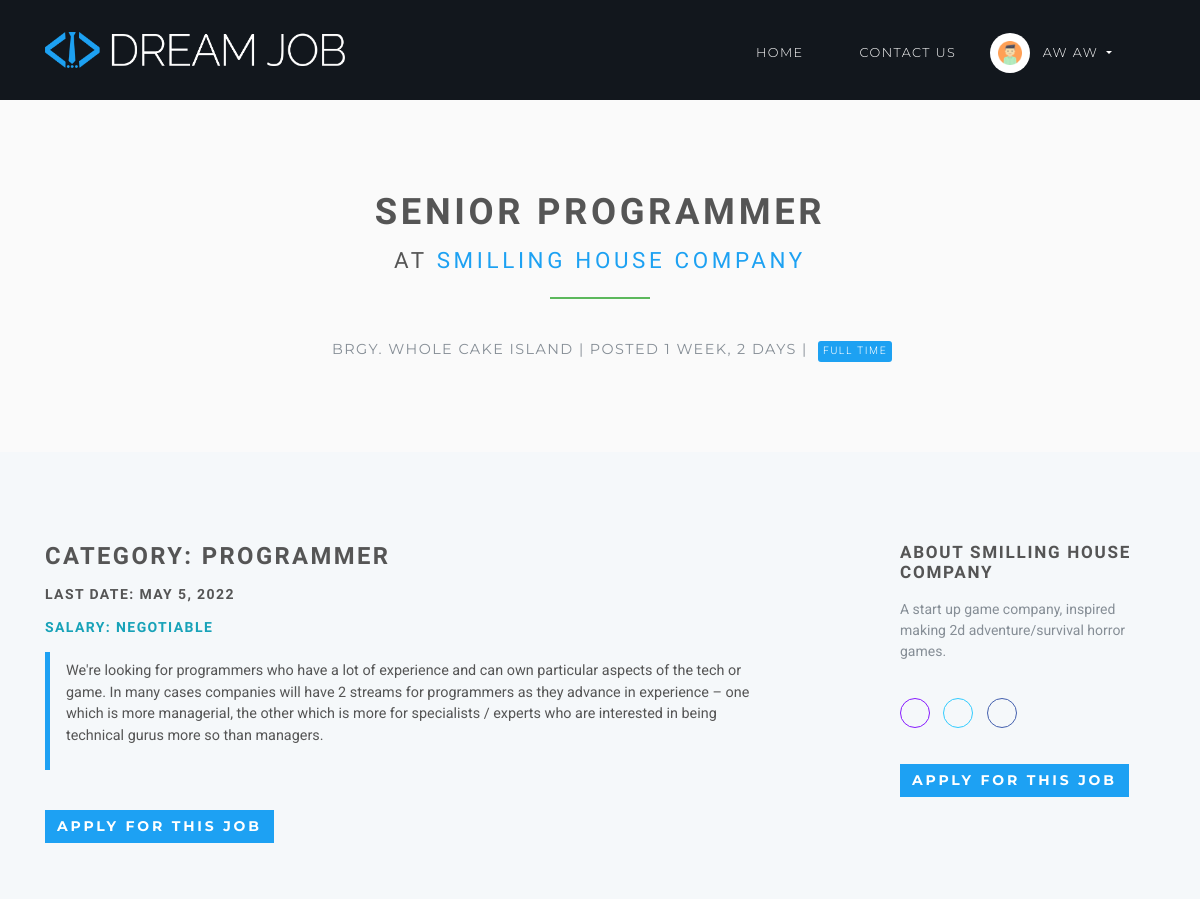
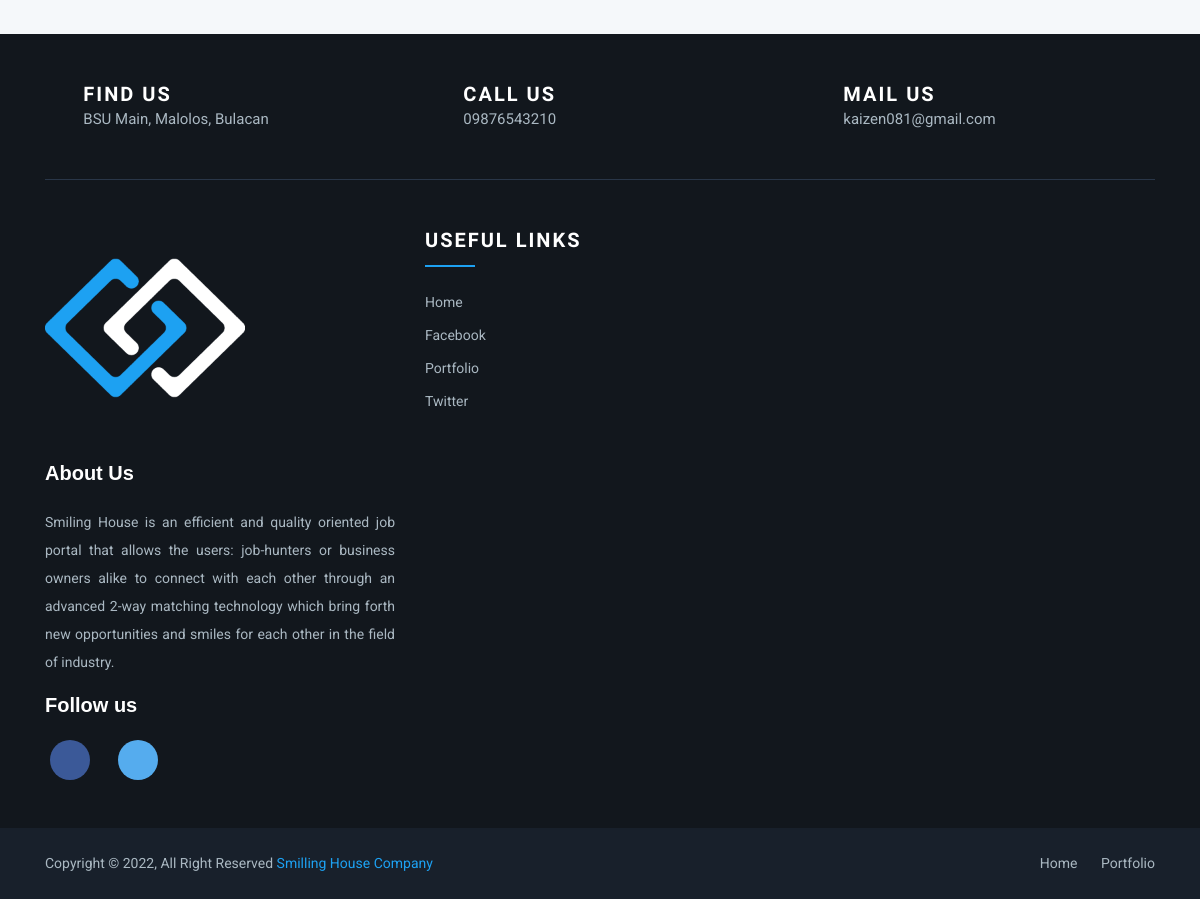
The app's page /jobs/1 (signed in) with its own data (2 pictures, top to bottom).
### accounts/models.py (models this page shows, shortened)
class User(AbstractUser):
    username = None
    role = models.CharField(max_length=12, error_messages={
        'required': "Role must be provided"
    })
    gender = models.CharField(max_length=10, blank=True, null=True, default="")
    email = models.EmailField(unique=True, blank=False,
                              error_messages={
                                  'unique': "A user with that email already exists.",
                              })
    is_active = models.BooleanField(default=True)
    USERNAME_FIELD = "email"
    REQUIRED_FIELDS = []
    objects = UserManager()

### jobsapp/models.py (models this page shows, shortened)
class Job(models.Model):
    user = models.ForeignKey(User, on_delete=models.CASCADE)
    title = models.CharField(max_length=300)
    description = models.TextField()
    location = models.CharField(max_length=150)
    type = models.CharField(choices=JOB_TYPE, max_length=10)
    category = models.CharField(max_length=100)
    last_date = models.DateTimeField()
    company_name = models.CharField(max_length=100)
    company_description = models.CharField(max_length=300)
    website = models.CharField(max_length=100, default="")
    created_at = models.DateTimeField(default=timezone.now)
    filled = models.BooleanField(default=False)

### jobsapp/views/home.py (the view)
# urls.py: path('jobs/<int:id>', JobDetailsView.as_view(), name='jobs-detail'),
class JobDetailsView(DetailView):
    model = Job
    template_name = 'jobs/details.html'
    context_object_name = 'job'
    pk_url_kwarg = 'id'
    def get_object(self, queryset=None):
        obj = super(JobDetailsView, self).get_object(queryset=queryset)
        if obj is None:
            raise Http404("Job doesn't exists")
        return obj
    def get(self, request, *args, **kwargs):
        try:
            self.object = self.get_object()
        except Http404:
            raise Http404("Job doesn't exists")
        context = self.get_context_data(object=self.object)
        return self.render_to_response(context)

### templates/jobs/details.html (shortened to what this page needs)
{% extends 'base.html' %}
{% load static %}
{% load is_already_applied %}
{% block content %}
    <section class="bg-light-gray">
        <div class="container">
            <h1 class="heading">{{ job.title }}<br>
                <small>at <a class="txt-colorr" href='{{ job.website }}'> {{ job.company_name }}</a></small>
            </h1>
            <div class="job-detail-description"><i class="fa fa-map-marker job__location"> </i>
                {{ job.location }} | Posted {{ job.created_at|timesince }} |
                {% if job.type == '1' %}
                    <span class="badge featured-badge badge-success">Full time</span>
                {% elif job.type == '2' %}
                    <span class="badge featured-badge badge-primary">Part time</span>
                {% else %}
                    <span style="color: #ffffff;" class="badge featured-badge badge-warning">Internship</span>
                {% endif %}
            </div>
        </div>
    </section>
    <section>
        <div class="container">
            <div class="row">
                <div class="col-lg-8">
                    <h3>Category: {{ job.category }}</h3>
                    <h5>Last date: {{ job.last_date|date }}</h5>
                    <h5 class="text-info">Salary: Negotiable</h5>
                    <blockquote class="blockquote">
                        <p>{{ job.description }}</p>
                    </blockquote>
                    <div class="job-detail__apply-bottom">
                        {% if request.user.is_authenticated %}
                            {% is_already_applied job request.user as is_applied %}
                            {% if is_applied %}
                                <input type="button" class="btn btn-primary btn-too" value="Already applied"/>
                            {% else %}
                                <form action="{% url 'jobs:apply-job' job.id %}" method="post">
                                    <input type="submit" class="btn btn-primary btn-too"
                                           value="Apply for this job"/>
                                </form>
                            {% endif %}
                        {% endif %}
                    </div>
                </div>
                <div class="col-lg-1"></div>
                <div class="col-lg-3">
                    <h4>About {{ job.company_name }}</h4>
                    <p class="job-detail__company-description">{{ job.company_description }}</p>
                    <p class="job-detail__social social social--outline">
                        <a href="{{ job.website }}" data-toggle="tooltip" data-placement="top" title="Website"
                           class="link">
                            <i class="fa fa-link"></i>
                        </a>
                        <a href="#" data-toggle="tooltip" data-placement="top" title="Twitter" class="twitter">
                            <i class="fa fa-twitter"></i>
                        </a>
                        <a href="#" data-toggle="tooltip" data-placement="top" title="Facebook" class="facebook">
                            <i class="fa fa-facebook"></i>
                        </a>
                    </p>
                    <div class="job-detail__apply-top">
                        {% if is_applied %}
                            <input type="button" class="btn btn-primary btn-too" value="Already applied"/>
                        {% else %}
                            <form action="{% url 'jobs:apply-job' job.id %}" method="post">
                                <input type="submit" class="btn btn-primary btn-too" value="Apply for this job"/>
                            </form>
                        {% endif %}
                    </div>
                </div>
            </div>
        </div>
    </section>
{% endblock %}

### templates/base.html (shortened to what this page needs)
{% load static %}
<!DOCTYPE html>
<html>
<head>
   <link rel="stylesheet"
          href="{% static 'vendor/bootstrap/css/bootstrap.min.css' %}">
    <link rel="stylesheet"
          href="{% static 'vendor/font-awesome/css/font-awesome.min.css' %}">
    <link rel="stylesheet"
          href="{% static 'vendor/owl.carousel/assets/owl.carousel.css' %}">
    <link rel="stylesheet"
          href="{% static 'vendor/owl.carousel/assets/owl.theme.default.css' %}">
    <link rel="stylesheet" href="{% static 'css/style.default.css' %}"
          id="theme-stylesheet">
    <link rel="stylesheet" href="{% static 'css/custom.css' %}">
</head>
<body>
<header class="header">
    <nav class="navbar navbar-expand-lg bg-dark-custom">
        <div class="container">
            <a href="/" class="navbar-brand">
                <img src="{% static 'img/logo3.png' %}" alt="logo" class="d-none d-lg-block">
            </a>
            <div id="navbarSupportedContent" class="collapse navbar-collapse">
                <ul class="navbar-nav">
                    <li class="nav-item">
                        <a href="/" class="nav-link">Home <i class="fa fa-home" aria-hidden="true"></i></a>
                    </li>
                    <li class="nav-item">
                        <a href="#contact" class="nav-link">Contact Us<i class="fa fa-envelope"></i></a>
                    </li>
                    {% if request.user.is_authenticated and request.user.role == 'employer' %}
                        <li class="nav-item dropdown">
                            <a id="clientZone" href="#" data-toggle="dropdown"
                               aria-haspopup="true" aria-expanded="false"
                               class="nav-link dropdown-toggle has-img mb-3 mb-lg-0 mt-3 mt-lg-0">
                                <div class="client-menu-image">
                                    <div class="inner">
                                        <img src='{% static 'img/avatar.png' %}'
                                             alt="company image"
                                             class="img-fluid">
                                    </div>
                                </div>
                                {% if request.user.role == 'employee' %}
                                    {{ request.user.first_name }} {{ request.user.last_name }}
                                {% else %}
                                    {{ request.user.first_name }}
                                {% endif %}
                            </a>
                            <div aria-labelledby="clientZone" class="dropdown-menu">
                                <a href="{% url 'jobs:employer-dashboard' %}" class="dropdown-item">Dashboard</a>
                                <a href="{% url 'jobs:employer-all-applicants' %}" class="dropdown-item">Applicants </a>
                                <a href="{% url 'jobs:employer-jobs-create' %}" class="dropdown-item">Post new
                                    job </a>
                                <a href="{% url 'accounts:logout' %}" class="dropdown-item">Logout</a>
                            </div>
                        </li>
                    {% elif request.user.is_authenticated and request.user.role == 'employee' %}
                        <li class="nav-item dropdown">
                            <a id="clientZone" href="#" data-toggle="dropdown"
                               aria-haspopup="true" aria-expanded="false"
                               class="nav-link dropdown-toggle has-img mb-3 mb-lg-0 mt-3 mt-lg-0">
                                <div class="client-menu-image">
                                    <div class="inner">
                                        <img src='{% static 'img/avatar.png' %}'
                                             alt="company image"
                                             class="img-fluid">
                                    </div>
                                </div>
                                {% if request.user.role == 'employee' %}
                                    {{ request.user.first_name }} {{ request.user.last_name }}
                                {% else %}
                                    {{ request.user.first_name }}
                                {% endif %}
                            </a>
                        </li>
                    {% endif %}
                </ul>
            </div>
        </div>
    </nav>
</header>
<div>
    {% block content %} {% endblock %}
</div>
<footer class="footer-section">
    <div id="contact" class="container">
        <div class="footer-cta pt-5 pb-5">
            <div class="row">
                <div class="col-xl-4 col-md-4 mb-30">
                    <div class="single-cta">
                        <i class="fa fa-map-marker" aria-hidden="true"></i>
                        <div class="cta-text">
                            <h4>Find us</h4>
                            <span>BSU Main, Malolos, Bulacan</span>
                        </div>
                    </div>
                </div>
                <div class="col-xl-4 col-md-4 mb-30">
                    <div class="single-cta">
                        <i class="fa fa-phone"></i>
                        <div class="cta-text">
                            <h4>Call us</h4>
                            <span>09876543210</span>
                        </div>
                    </div>
                </div>
                <div class="col-xl-4 col-md-4 mb-30">
                    <div class="single-cta">
                        <i class="fa fa-envelope-open"></i>
                        <div class="cta-text">
                            <h4>Mail us</h4>
                            <span>kaizen081@gmail.com</span>
                        </div>
                    </div>
                </div>
            </div>
        </div>
        <div class="footer-content pt-5 pb-5">
            <div class="row">
                <div class="col-xl-4 col-lg-4 mb-50">
                    <div class="footer-widget">
                        <div class="footer-logo">
                            <a href="index.html"><img src="{% static 'img/redandblacklogo.png' %}" class="img-fluid" alt="logo"></a>
                        </div>
                        <div class="footer-text">
                             <div class="footer-social-icon">
                            <span>About Us</span>
                             </div>
                            <p>
                                Smiling House is an efficient and quality oriented job portal that allows the users: job-hunters or business owners alike
                                to connect with each other through an advanced 2-way matching technology which bring forth new opportunities and smiles for
                                each other in the field of industry. </p>
                        </div>
                        <div class="footer-social-icon">
                            <span>Follow us</span>
                            <a href="#"><i class="fa fa-facebook-f facebook-bg"></i></a>
                            <a href="#"><i class="fa fa-twitter twitter-bg"></i></a>
                        </div>
                    </div>
                </div>
                <div class="col-xl-4 col-lg-4 col-md-6 mb-30">
                    <div class="footer-widget">
                        <div class="footer-widget-heading">
                            <h3>Useful Links</h3>
                        </div>
                        <ul>
                            <li><a href="#">Home</a></li>
                            <li><a href="#">Facebook</a></li>
                            <li><a href="#">portfolio</a></li>
                            <li><a href="#">Twitter</a></li>
                        </ul>
                    </div>
                </div>
            </div>
        </div>
    </div>
    <div class="copyright-area">
        <div class="container">
            <div class="row">
                <div class="col-xl-6 col-lg-6 text-center text-lg-left">
                    <div class="copyright-text">
                        <p>Copyright &copy; 2022, All Right Reserved <a href="https://kaizen081.itch.io/learning-is-fun">Smilling House Company</a></p>
                    </div>
                </div>
                <div class="col-xl-6 col-lg-6 d-none d-lg-block text-right">
                    <div class="footer-menu">
                        <ul>
                            <li><a href="#">Home</a></li>
                            <li><a href="#">Portfolio</a></li>
                        </ul>
                    </div>
                </div>
            </div>
        </div>
    </div>
</footer>
</body>
</html>

### records on screen
User: user.first_name "AW", user.last_name "AW"
Job: title "SENIOR PROGRAMMER", company_name "SMILLING HOUSE COMPANY", location "BRGY. WHOLE CAKE ISLAND", created_at "1 WEEK, 2 DAYS", category "PROGRAMMER", last_date "MAY 5, 2022", description "We're looking for programmers who have a lot of experience and can own particular aspects of the tech or game. In many cases companies will have 2 streams for programmers as they advance in experience – one which is more managerial, the other which is more for specialists / experts who are interested in being technical gurus more so than managers.", company_description "A start up game company, inspired making 2d adventure/survival horror games."
